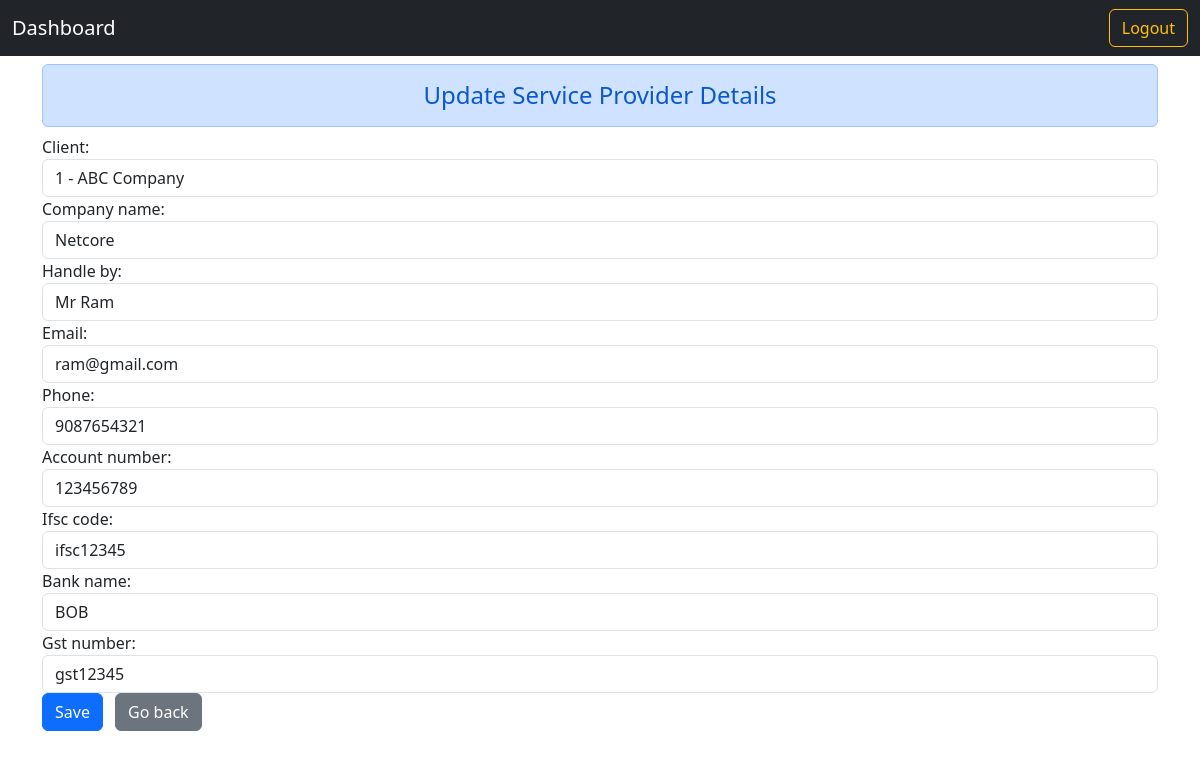
/update-company/2/ (signed in), run on the app's committed database.
### Home/models.py (models this page shows, shortened)
class Company(models.Model):
    client = models.ForeignKey(
        Client, on_delete=models.CASCADE)
    company_name = models.CharField(max_length=250)
    handle_by = models.CharField(max_length=250)
    email = models.EmailField(max_length=250)
    phone = models.BigIntegerField()
    account_number = models.BigIntegerField()
    ifsc_code = models.CharField(max_length=250)
    bank_name = models.CharField(max_length=250)
    gst_number = models.CharField(max_length=250)
    created_at = models.DateTimeField(auto_now_add=True)

class Client(models.Model):
    company_name = models.CharField(max_length=250)
    gst_number = models.CharField(max_length=250)
    country = models.CharField(max_length=150)
    state = models.CharField(max_length=150)
    address = models.CharField(max_length=250)
    created_at = models.DateTimeField(auto_now_add=True)
    def __str__(self) -> str:
        return f"{self.id} - {self.company_name} "

### Home/views.py (the view)
# urls.py: path('update-company/<int:id>/', views.update_company, name='update_company'),
def update_company(request, id):
    if request.user.is_authenticated:
        if request.method == 'POST':
            obj = Company.objects.get(pk=id)
            fm = ServiceProviderForm(request.POST, instance=obj)
            if fm.is_valid():
                fm.save()
                messages.success(
                    request, "Successfully updated, You can go back !")
        else:
            obj = Company.objects.get(pk=id)
            fm = ServiceProviderForm(instance=obj)
        return render(request, 'update_comp.html', {'form': fm})
    else:
        return HttpResponseRedirect('/')

### Home/forms.py
class ServiceProviderForm(forms.ModelForm):
    class Meta:
        model = Company
        fields = ['client', 'company_name', 'handle_by', 'email', 'phone',
                  'account_number', 'ifsc_code', 'bank_name', 'gst_number']
    def __init__(self, *args, **kwargs):
        super(ServiceProviderForm, self).__init__(*args, **kwargs)
        self.fields['client'].widget.attrs['class'] = 'form-control'
        self.fields['company_name'].widget.attrs['class'] = 'form-control'
        self.fields['handle_by'].widget.attrs['class'] = 'form-control'
        self.fields['email'].widget.attrs['class'] = 'form-control'
        self.fields['phone'].widget.attrs['class'] = 'form-control'
        self.fields['account_number'].widget.attrs['class'] = 'form-control'
        self.fields['ifsc_code'].widget.attrs['class'] = 'form-control'
        self.fields['bank_name'].widget.attrs['class'] = 'form-control'
        self.fields['gst_number'].widget.attrs['class'] = 'form-control'

### templates/update_comp.html (shortened to what this page needs)
{% extends 'base.html' %}
{% block body %}
<div class="container">
    <form action="" method="post">
        <h4 class="alert alert-primary text-center my-2">Update Service Provider Details</h4>
        {{form}}
        <button type="submit" class="btn btn-primary">Save</button>
        <a href="" class="btn btn-secondary mx-2">Go back</a>
    </form>
</div>
{% endblock body %}

### data on the page
Company: client "1 - ABC Company", handle_by "Mr Ram", email "ram@gmail.com", phone "9087654321", account_number "123456789", ifsc_code "ifsc12345", bank_name "BOB", gst_number "gst12345"
Client: company_name "Netcore"
